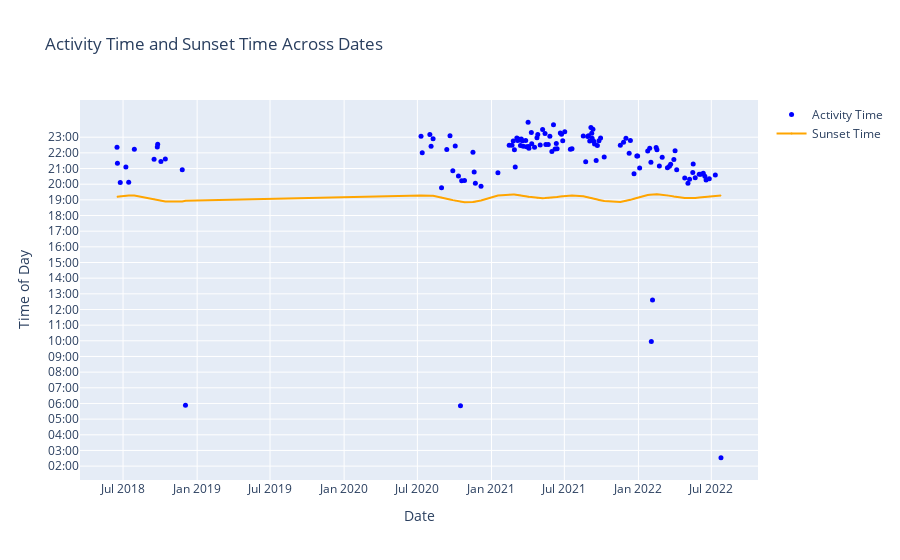

Source (notebook cell):
### Code cell
# Create the figure
fig = go.Figure()

# Add scatter plot for Activity Time
fig.add_trace(go.Scatter(
    x=sg_merged_df.index,
    y=sg_merged_df['Time_seconds'],
    mode='markers',
    #marker=dict(size=5),
    name='Activity Time',
    text=sg_merged_df['Time'],
    customdata=sg_merged_df.index,
    hovertemplate='Date: %{customdata}<br>Activity Time: %{text}',
    marker=dict(size=5,color='blue')
))

# Add scatter plot for Sunset Time with lines and markers
fig.add_trace(go.Scatter(
    x=sg_merged_df.index,
    y=sg_merged_df['Sunset_Time_Seconds'],
    mode='lines+markers',
    name='Sunset Time',
    text=sg_merged_df['Sunset_Time'].apply(lambda x: str(x).split('.')[0]),
    customdata=sg_merged_df.index,
    hovertemplate='Date: %{customdata}<br>Sunset Time: %{text}',
    marker=dict(size=1,color='orange')
))

# Update layout
fig.update_layout(
    title='Activity Time and Sunset Time Across Dates',
    xaxis_title='Date',
    yaxis_title='Time of Day',
    yaxis=dict(
        tickformat='%H:%M',
        tickvals=[i * 3600 for i in range(24)],
        ticktext=[f'{i:02}:00' for i in range(24)]
    ),
    hovermode='closest'
)

# Show the plot
fig.show()
